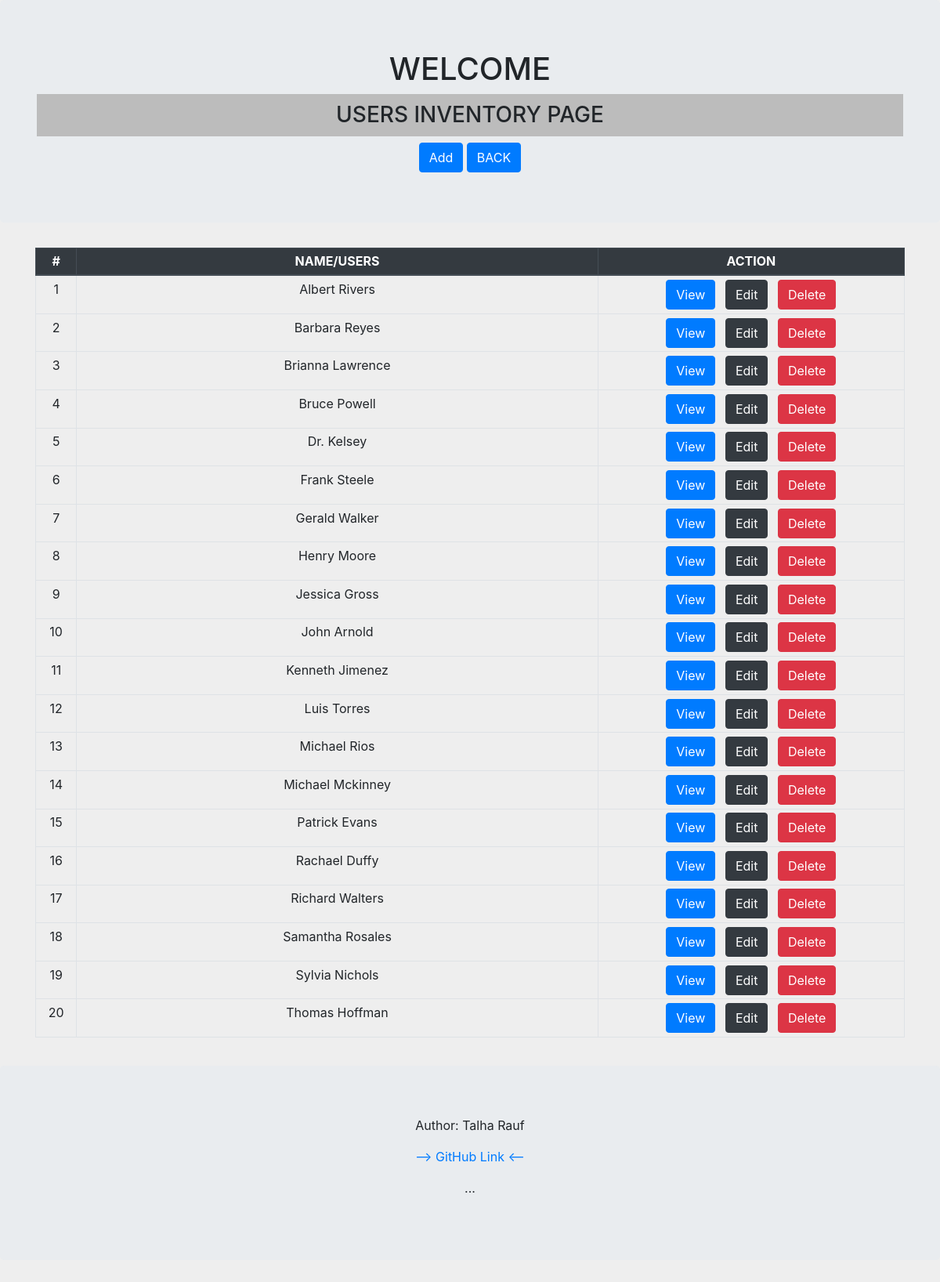
/users/, run on an earlier commit of the app's database.
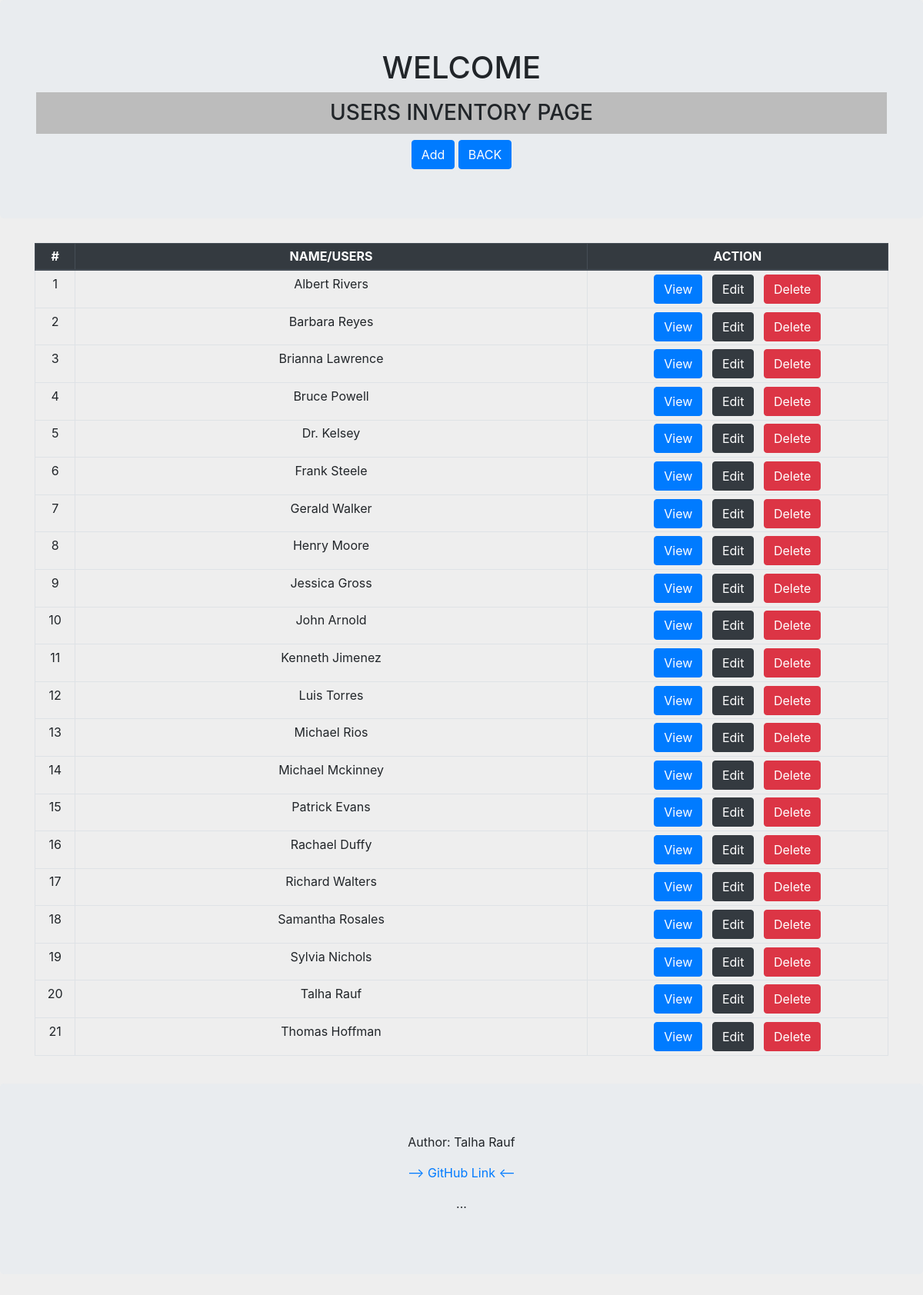
And on a later commit of the database.
### myApp/models.py (models this page shows, shortened)
class User(models.Model):
    first_name = models.CharField(max_length=128)
    second_name = models.CharField(max_length=128)
    email = models.EmailField(max_length=264, unique=True)
    company = models.CharField(max_length=264)

### myApp/views.py (the view)
# urls.py: path('users/', views.UsersInventoryView.as_view(), name='users-inventory'),
class UsersInventoryView(TemplateView):
    template_name = "user_inv/users.html"
    def get_context_data(self, **kwargs):
        context = super().get_context_data(**kwargs)
        context['user_dict'] = User.objects.all().order_by('first_name')
        return context

### templates/user_inv/users.html (shortened to what this page needs)
<!DOCTYPE html>
{% load static %}
<html lang="en">
<head>
  <link href="https://cdn.jsdelivr.net/npm/bootstrap@5.2.3/dist/css/bootstrap.min.css" rel="stylesheet"><meta charset="utf-8">
  <link rel="stylesheet" href="https://cdn.jsdelivr.net/npm/bootstrap@4.6.2/dist/css/bootstrap.min.css">
  <link href="{% static "css/index.css" %}" rel="stylesheet" type="text/css">
</head>
<body>
<div class="jumbotron">
  <div class="container">
    <h1>WELCOME</h1>
    <h3>USERS INVENTORY PAGE</h3>
  </div>
  <div class="Container container-sm text-center">
    <a href="{% url 'myApp:add-user' %}"><button type="submit" id="cancelBtn" class="btn btn-primary">Add</button></a>
    <a href="{% url 'myApp:index' %}"><button type="submit" id="submitBtn" class="btn btn-primary">BACK</button></a>
  </div>
</div>
  <div class="Container container-sm text-center">
    <div class="table-responsive-sm">
      {% if user_dict %}
      <table class="table table-sm table-bordered">
        <thead class="thead-dark">
          <tr>
            <th>#</th>
            <th style="width:60%" >NAME/USERS</th>
            <th>ACTION</th>
          </tr>
        </thead>
        <tbody>
        {% for eachUser in user_dict %}
          <tr>
            <td>{{ forloop.counter }}</td>
            <td>{{ eachUser.first_name }} {{ eachUser.second_name }}</td>
            <td>
              <a href="{% url 'myApp:user-detail' eachUser.pk %}"><button type="submit" id="viewBtn" class="btn btn-primary mr-2">View</button></a>
              <button type="submit" id="editBtn" class="btn btn-primary btn-dark mr-2">Edit</button>
              <button type="submit" id="deleteBtn" class="btn btn-primary btn-danger">Delete</button>
            </td>
          </tr>
        {% endfor %}
        </tbody>
      </table>
      {% else %}
        <p>No User records found...</p>
      {% endif %}
    </div>
  </div>
</body>
<footer>
    <div class="jumbotron">
      <p>Author: Talha Rauf</p>
      <p><a href="https://github.com/Talha-Rauf">--> GitHub Link <--</a></p>
      <p>...</p>
    </div>
</footer>
</html>

What changed in the data, as far as the page shows it:
added User: first_name "Talha", second_name "Rauf"
